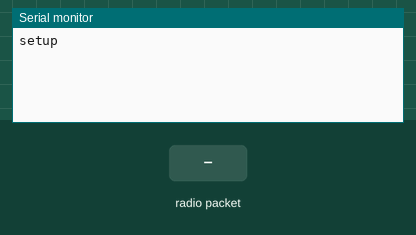
The sketch below on a simulated Arduino Uno, built with avr-gcc and run on an emulated ATmega328P. Shown: the last lines printed to the serial monitor. The inputs (shaded band) are chosen by the test bench. No radio packets arrive unless stated.

Above: at 1.2 s.
1.3 s: radio packet "1" arrives
At 2.5 s:
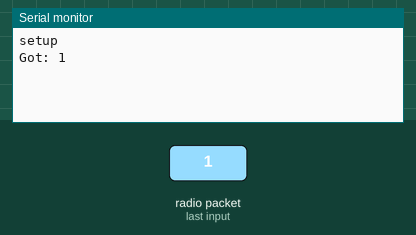
2.8 s: radio packet "0" arrives
At 3.9 s:
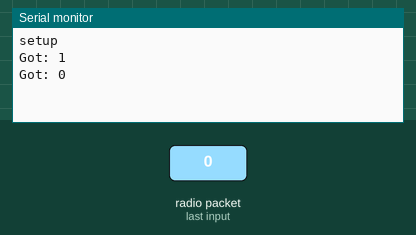
4.3 s: radio packet "2" arrives
At 5.0 s:
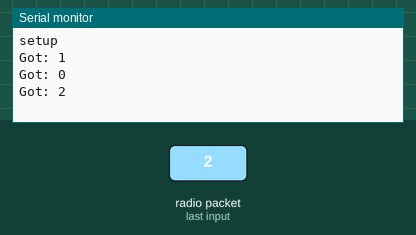

The sketch:

receiver.ino
```cpp
// (licence header left out)
#include <VirtualWire.h>
#undef int
#undef abs
#undef double
#undef float
#undef round
void setup()
{
    Serial.begin(9600);	// Debugging only
    Serial.println("setup");

    // Initialise the IO and ISR
    vw_set_ptt_inverted(true); // Required for DR3100
    vw_setup(2000);	 // Bits per sec

    vw_rx_start();       // Start the receiver PLL running
}

void loop()
{
    uint8_t buf[VW_MAX_MESSAGE_LEN];
    uint8_t buflen = VW_MAX_MESSAGE_LEN;

    if (vw_get_message(buf, &buflen)) // Non-blocking
    {
	int i;

        digitalWrite(13, true); // Flash a light to show received good message
	// Message with a good checksum received, dump it.
	Serial.print("Got: ");

	for (i = 0; i < buflen; i++)
	{
	    Serial.print((char)buf[i]);
	    Serial.print(" ");
	}
	Serial.println("");
        digitalWrite(13, false);
    }
}
```

Measured:
- after the input at 1.3 s, the serial monitor: prints a new line at once (image 1)
- after the input at 2.8 s, the serial monitor: prints a new line at once (image 2)
- after the input at 4.3 s, the serial monitor: prints a new line at once (image 3)
